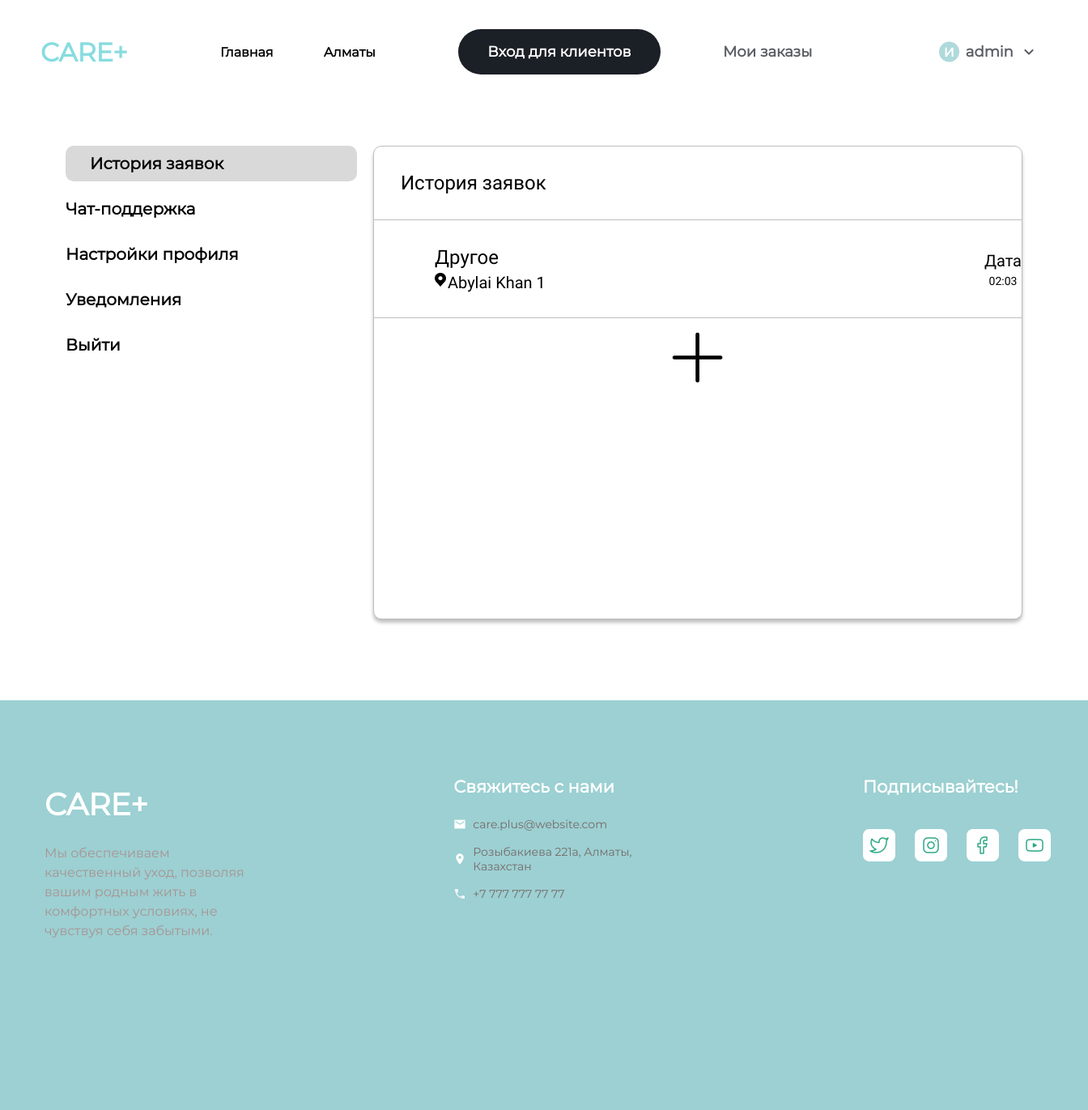
/my_orders/ (signed in), run on the app's committed database.
### care_app/models.py (models this page shows, shortened)
class CustomUser(AbstractBaseUser, PermissionsMixin):
    SEX_CHOICES = [
        ('Male', 'Male'),
        ('Female', 'Female'),
    ]
    TYPE_CHOICES = [
        ('Specialist', 'Specialist'),
        ('Client', 'Client'),
    ]
    phone = models.CharField(max_length=15, unique=True)
    email = models.EmailField(unique=True)
    name = models.CharField(max_length=50)
    surname = models.CharField(max_length=50)
    birthday = models.DateField()
    sex = models.CharField(max_length=6, choices=SEX_CHOICES)
    user_type = models.CharField(max_length=10, choices=TYPE_CHOICES, default='Client')
    is_active = models.BooleanField(default=True)
    is_staff = models.BooleanField(default=False)
    profile_picture = models.FileField(upload_to='profile_pictures/', null=True, blank=True, validators=[FileExtensionValidator(allowed_extensions=['jpeg','jpg','png'])])
    document = models.FileField(upload_to='documents/', null=True, blank=True, validators=[FileExtensionValidator(allowed_extensions=['jpeg','jpg','png', 'pdf'])])
    objects = CustomUserManager()
    USERNAME_FIELD = 'phone'
    REQUIRED_FIELDS = ['email', 'name', 'surname', 'birthday', 'sex']

class Order(models.Model):
    author = models.ForeignKey(settings.AUTH_USER_MODEL, on_delete=models.CASCADE, related_name='orders', null=True, blank=True)
    task_name = models.CharField(max_length=255, verbose_name="Название задачи")
    help_for = models.CharField(max_length=50, verbose_name="Кому нужна помощь?")
    gender = models.CharField(max_length=10, verbose_name="Пол клиента")
    age = models.PositiveIntegerField(verbose_name="Возраст", null=True, blank=True)
    weight = models.FloatField(verbose_name="Вес (кг)", null=True, blank=True)
    height = models.FloatField(verbose_name="Рост (см)", null=True, blank=True)
    health_issues = models.TextField(verbose_name="Особенности здоровья", blank=True, null=True)
    mobility = models.CharField(max_length=50, verbose_name="Как передвигается?", blank=True)
    care_location = models.CharField(max_length=50, verbose_name="Место ухода", blank=True)
    frequency = models.CharField(max_length=100, verbose_name="Как часто нужна помощь?", blank=True)
    working_hours = models.CharField(max_length=100, verbose_name="Время работы", blank=True)
    start_date = models.DateField(verbose_name="Когда нужна услуга", blank=True, null=True)
    address = models.TextField(verbose_name="Адрес выполнения работы", blank=True)
    payment_min = models.DecimalField(max_digits=10, decimal_places=2, verbose_name="Минимальная оплата", null=True, blank=True)
    payment_max = models.DecimalField(max_digits=10, decimal_places=2, verbose_name="Максимальная оплата", null=True, blank=True)
    additional_notes = models.TextField(verbose_name="Пожелания к заказу", blank=True)
    phone = models.CharField(max_length=20, verbose_name="Номер телефона")
    full_name = models.CharField(max_length=100, verbose_name="Имя и фамилия клиента")
    created_at = models.DateTimeField(auto_now_add=True)
    updated_at = models.DateTimeField(auto_now=True)
    status = models.CharField(
        max_length=40,
        verbose_name="Статус",
        choices=[
            ('В ожидании', 'В ожидании'),
            ('Принято', 'Принято'),
            ('Выполнено', 'Выполнено'),
        ],
        default='В ожидании'
    )

### care_app/views.py (the view, shortened to what this page needs)
# urls.py: path('my_orders/', views.my_orders, name='my_orders'),
def my_orders(request):
    if not request.user.is_authenticated:
        return redirect('login')
    if request.user.user_type == 'Client':
        orders = Order.objects.filter(author=request.user)
        return render(request, 'my_orders.html', {'orders': orders})

### care_app/templates/my_orders.html (shortened to what this page needs)
{% load static %}
<!DOCTYPE html>
<html lang="en">
    <head>
        <link rel="stylesheet" href="{% static 'care_app/header.css' %}">
        <link rel="stylesheet" href="{% static 'care_app/my_orders.css' %}">
    </head>
<body>
    {% include 'header.html' %}
    <div class='content'>
        <div class='links'>
            <a href='/my_orders' class='checked' disabled>История заявок</a>
            <a href='/chats'>Чат-поддержка</a>
            <a href='/profile'>Настройки профиля</a>
            <a href='/notifications'>Уведомления</a>
            <a href='/logout'>Выйти</a>
        </div>
        <div class='block'>
            <div class='top'>
                <p>История заявок</p></div>
            {% for order in orders %}
            <a href='/order/{{order.id}}?action=my_orders' style='text-decoration:none;color:inherit;'><div class='order'>
                <div class='texts'>
                    <p class='not-top'>{{order.task_name}}</p>
                    <div style='display:flex;'><img src="{% static 'images/mark.png'%}"><p class='not-bot'>{{order.address}}</p></div>
                </div>
                <div class='dates'>
                    <p class='data'>Дата</p>
                    <p>{{order.created_at|date:'H:i'}}</p>
                </div>
            </div></a>
            <div class='horizontal'><div></div></div>
            {% endfor %}
            <a href='/create_order' class='add-order'>
                <div>
                    <img src="{% static 'images/plus.png' %}">
                </div>
            </a>
        </div>
    </div>
    {% include 'footer.html' %}
</body>
</html>

### care_app/templates/header.html (shortened to what this page needs)
{% load static %}
<header class='header'>
    <div class='header-content'>
        <a href='/' style='text-decoration:none;color:inherit;'>
            <div class='header-logo'>CARE+</div><a>
        <a href='/' style='text-decoration:none;color:black;'>
            <p class='header-text'>Главная</p></a>
        <p class='header-text'>Алматы</p>
        {% if user_type %}
            {% if user_type == 'specialist' %}
                <a href='/login?specialist=true' style='text-decoration:none;color:black;'>
                    <div class='header-client'>Вход для специалистов</div></a>
                <a href="/login" style='text-decoration:none;color:black;'>
                    <div class='header-spec'>Вход для клиентов</div></a>
            {% else %}
            <a href='/login' style='text-decoration:none;color:black;'>
                <div class='header-client'>Вход для клиентов</div></a>
            <a href="/login?specialist=true" style='text-decoration:none;color:black;'>
                <div class='header-spec'>Вход для специалистов</div></a>
            {% endif %}
            <div class='header-guest'>
                <img id='user-circle' src="{% static 'images/guest-header.png' %}"><span id='header-user-name'>Гость</span>
                </div>
        {% else %}
            {% if user.is_authenticated %}
                {% if request.user.user_type == 'Client' %}
                    <a href='/login' style='text-decoration:none;color:black;'>
                        <div class='header-client'>Вход для клиентов</div></a>
                    <a href="/my_orders" style='text-decoration:none;color:black;'>
                        <div class='header-spec'>Мои заказы</div></a>
                {% else %}
                    <a href='/login' style='text-decoration:none;color:black;'>
                        <div class='header-client'>Вход для специалистов</div></a>
                    <a href="/all_orders" style='text-decoration:none;color:black;'>
                        <div class='header-spec'>Заказы</div></a>
                {% endif %}
                <a id='dropdown-trigger' href='/profile' style='text-decoration:none; color: inherit;'>
                    <div class='header-guest'>
                        <img id='user-circle' src="{% static 'images/user-header.png' %}">
                        <span id='header-user-name'>{{user.name}}</span>
                        <img id='dropdown' src="{% static 'images/header-dropdown.png' %}"></div></a>
            {% endif %}
        {% endif %}
    </div>
</header>

### static/care_app/header.css (style rules this page uses)
.header { font-family: Monsterrat; height: 128px; width: 95%; border-bottom: 1px solid rgba(191, 190, 190, 1); display: flex; align-items: center; padding-right: 5%; }
.header-content { display: flex; flex-direction: row; align-items: center; justify-content: space-between; width: 100%; }
.header-logo { color: rgba(135, 220, 223, 1); font-weight: 600; font-size: 38px; margin-left: 98px; margin-right: 59.33px; cursor: pointer; }
.header-text { font-weight: 600; font-size: 16px; margin-right: 25px; cursor: pointer; }
.header-client { background-color: rgba(27, 31, 38, 1); color: white; font-weight: 600; font-size: 21px; height: 56px; width: 294px; display: flex; justify-content: center; align-items: center; margin-left: 66.33px; margin-right: 72px; border-radius: 100px; cursor: pointer; }
.header-spec { color: rgba(27, 31, 38, 0.72); font-weight: 600; font-size: 21px; text-align: center; cursor: pointer; }
.header-guest { display: flex; align-items: center; font-size: 16px; font-weight: 600; color: rgba(27, 31, 38, 0.72); margin-left: 99.33px; gap: 8px; cursor: pointer; }
#dropdown { padding-left: 5px; }
@media screen and (max-width: 1440px) { .header-logo { font-size: 32px; margin-left: 50px; margin-right: 40px; } }
@media screen and (max-width: 1440px) { .header-client { font-size: 18px; width: 250px; margin-left: 40px; margin-right: 40px; } }
@media screen and (max-width: 1440px) { .header-spec, .header-guest { font-size: 18px; } }

### static/care_app/my_orders.css (style rules this page uses)
body { margin: 0; font-family: Monsterrat; }
.content { margin-top: 52px; display: flex; justify-content: center; gap: 29px; height: auto; }
.links { font-weight: 600; display: flex; flex-direction: column; gap: 12px; width: 360px; }
.links a { text-decoration: none; color: black; align-items: center; height: 44px; display: flex; font-size: 20px; }
.checked { border-radius: 10px; padding-left: 30px; width: 330px; background-color: rgba(217, 217, 217, 1); }
.block { font-family: Roboto; position: relative; border-radius: 10px; box-shadow: 0px 4px 4px 0px rgba(0, 0, 0, 0.25); border: 1px solid rgba(191, 190, 190, 1); background: rgba(255, 255, 255, 1); width: 937px; height: 583px; border-radius: 10px; overflow-y: scroll; }
.block p { margin: 0; }
.top { width: 100%; height: 90px; display: flex; align-items: center; border-bottom: 1px solid rgba(191, 190, 190, 1); }
.top p { margin-left: 33px; font-size: 24px; font-weight: 400; }
.order { height: 120px; width: 100%; display: flex; align-items: center; }
.horizontal { display: flex; justify-content: center; }
.texts { display: flex; flex-direction: column; justify-content: center; overflow-x: hidden; width: 700px; margin-left: 75px; gap: 5px; }
.texts img { height: 17px; width: 14px; margin-right: 2px; }
.not-top { font-weight: 400; font-size: 24px; }
.not-bot { font-weight: 400; font-size: 20px; }
.dates { display: flex; flex-direction: column; justify-content: center; margin-left: 18px; gap: 5px; align-items: center; }
.dates p { font-size: 14px; }
p.data { font-size: 20px; }
.add-order div { display: flex; justify-content: center; }
.add-order img { width: 100px; }
@media screen and (max-width: 1440px) { .content { gap: 20px; } }
@media screen and (max-width: 1440px) { .block { width: 800px; } }

### data on the page
CustomUser: name "admin"
Order: task_name "Другое", address "Abylai Khan 1", created_at "02:03"
